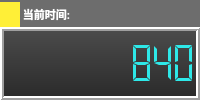
                 <widget class="QWidget" name="widget" native="true">
                  <property name="styleSheet">
                   <string notr="true">background-color:rgb(109, 109, 109)</string>
                  </property>
                  <layout class="QVBoxLayout" name="verticalLayout_3" stretch="1,3">
                   <property name="spacing">
                    <number>0</number>
                   </property>
                   <property name="leftMargin">
                    <number>0</number>
                   </property>
                   <property name="topMargin">
                    <number>2</number>
                   </property>
                   <property name="rightMargin">
                    <number>0</number>
                   </property>
                   <property name="bottomMargin">
                    <number>0</number>
                   </property>
                   <item>
                    <layout class="QHBoxLayout" name="horizontalLayout_2">
                     <property name="spacing">
                      <number>0</number>
                     </property>
                     <item>
                      <widget class="QLabel" name="label_4">
                       <property name="sizePolicy">
                        <sizepolicy hsizetype="Preferred" vsizetype="Preferred">
                         <horstretch>0</horstretch>
                         <verstretch>0</verstretch>
                        </sizepolicy>
                       </property>
                       <property name="minimumSize">
                        <size>
                         <width>20</width>
                         <height>5</height>
                        </size>
                       </property>
                       <property name="font">
                        <font>
                         <pointsize>5</pointsize>
                        </font>
                       </property>
                       <property name="styleSheet">
                        <string notr="true">background-color:rgb(255, 239, 55)</string>
                       </property>
                       <property name="text">
                        <string/>
                       </property>
                      </widget>
                     </item>
                     <item>
                      <widget class="QLabel" name="label_5">
                       <property name="font">
                        <font>
                         <family>微软雅黑</family>
                         <pointsize>8</pointsize>
                         <weight>75</weight>
                         <bold>true</bold>
                        </font>
                       </property>
                       <property name="styleSheet">
                        <string notr="true">background:transparent;
color:rgb(255, 255, 255)</string>
                       </property>
                       <property name="text">
                        <string> 当前时间:</string>
                       </property>
                      </widget>
                     </item>
                     <item>
                      <spacer name="horizontalSpacer_2">
                       <property name="orientation">
                        <enum>Qt::Horizontal</enum>
                       </property>
                       <property name="sizeHint" stdset="0">
                        <size>
                         <width>40</width>
                         <height>10</height>
                        </size>
                       </property>
                      </spacer>
                     </item>
                    </layout>
                   </item>
                   <item>
                    <widget class="QLCDNumber" name="lcdNumCurTime">
                     <property name="sizePolicy">
                      <sizepolicy hsizetype="Expanding" vsizetype="Expanding">
                       <horstretch>0</horstretch>
                       <verstretch>0</verstretch>
                      </sizepolicy>
                     </property>
                     <property name="minimumSize">
                      <size>
                       <width>0</width>
                       <height>30</height>
                      </size>
                     </property>
                     <property name="maximumSize">
                      <size>
                       <width>16777215</width>
                       <height>300</height>
                      </size>
                     </property>
                     <property name="palette">
                      <palette>
                       <active>
                        <colorrole role="WindowText">
                         <brush brushstyle="SolidPattern">
                          <color alpha="255">
                           <red>46</red>
                           <green>232</green>
                           <blue>232</blue>
                          </color>
                         </brush>
                        </colorrole>
                        <colorrole role="Button">
                         <brush brushstyle="LinearGradientPattern">
                          <gradient startx="0.000000000000000" starty="0.000000000000000" endx="0.000000000000000" endy="1.000000000000000" type="LinearGradient" spread="PadSpread" coordinatemode="ObjectBoundingMode">
                           <gradientstop position="0.000000000000000">
                            <color alpha="255">
                             <red>77</red>
                             <green>77</green>
                             <blue>77</blue>
                            </color>
                           </gradientstop>
                           <gradientstop position="1.000000000000000">
                            <color alpha="255">
                             <red>41</red>
                             <green>41</green>
                             <blue>41</blue>
                            </color>
                           </gradientstop>
                          </gradient>
                         </brush>
                        </colorrole>
                        <colorrole role="Text">
                         <brush brushstyle="SolidPattern">
                          <color alpha="255">
                           <red>46</red>
                           <green>232</green>
                           <blue>232</blue>
                          </color>
                         </brush>
                        </colorrole>
                        <colorrole role="ButtonText">
                         <brush brushstyle="SolidPattern">
                          <color alpha="255">
                           <red>46</red>
                           <green>232</green>
                           <blue>232</blue>
                          </color>
                         </brush>
                        </colorrole>
                        <colorrole role="Base">
                         <brush brushstyle="LinearGradientPattern">
                          <gradient startx="0.000000000000000" starty="0.000000000000000" endx="0.000000000000000" endy="1.000000000000000" type="LinearGradient" spread="PadSpread" coordinatemode="ObjectBoundingMode">
                           <gradientstop position="0.000000000000000">
                            <color alpha="255">
                             <red>77</red>
                             <green>77</green>
                             <blue>77</blue>
                            </color>
                           </gradientstop>
                           <gradientstop position="1.000000000000000">
                            <color alpha="255">
                             <red>41</red>
                             <green>41</green>
                             <blue>41</blue>
                            </color>
                           </gradientstop>
                          </gradient>
                         </brush>
                        </colorrole>
                        <colorrole role="Window">
                         <brush brushstyle="LinearGradientPattern">
                          <gradient startx="0.000000000000000" starty="0.000000000000000" endx="0.000000000000000" endy="1.000000000000000" type="LinearGradient" spread="PadSpread" coordinatemode="ObjectBoundingMode">
                           <gradientstop position="0.000000000000000">
                            <color alpha="255">
                             <red>77</red>
                             <green>77</green>
                             <blue>77</blue>
                            </color>
                           </gradientstop>
                           <gradientstop position="1.000000000000000">
                            <color alpha="255">
                             <red>41</red>
                             <green>41</green>
                             <blue>41</blue>
                            </color>
                           </gradientstop>
                          </gradient>
                         </brush>
                        </colorrole>
                        <colorrole role="PlaceholderText">
                         <brush brushstyle="NoBrush">
                          <color alpha="128">
                           <red>46</red>
                           <green>232</green>
                           <blue>232</blue>
                          </color>
                         </brush>
                        </colorrole>
                       </active>
                       <inactive>
                        <colorrole role="WindowText">
                         <brush brushstyle="SolidPattern">
                          <color alpha="255">
                           <red>46</red>
                           <green>232</green>
                           <blue>232</blue>
                          </color>
                         </brush>
                        </colorrole>
                        <colorrole role="Button">
                         <brush brushstyle="LinearGradientPattern">
                          <gradient startx="0.000000000000000" starty="0.000000000000000" endx="0.000000000000000" endy="1.000000000000000" type="LinearGradient" spread="PadSpread" coordinatemode="ObjectBoundingMode">
                           <gradientstop position="0.000000000000000">
                            <color alpha="255">
                             <red>77</red>
                             <green>77</green>
                             <blue>77</blue>
                            </color>
                           </gradientstop>
                           <gradientstop position="1.000000000000000">
                            <color alpha="255">
                             <red>41</red>
                             <green>41</green>
                             <blue>41</blue>
                            </color>
                           </gradientstop>
                          </gradient>
                         </brush>
                        </colorrole>
                        <colorrole role="Text">
                         <brush brushstyle="SolidPattern">
                          <color alpha="255">
                           <red>46</red>
                           <green>232</green>
                           <blue>232</blue>
                          </color>
                         </brush>
                        </colorrole>
                        <colorrole role="ButtonText">
                         <brush brushstyle="SolidPattern">
                          <color alpha="255">
                           <red>46</red>
                           <green>232</green>
                           <blue>232</blue>
                          </color>
                         </brush>
                        </colorrole>
                        <colorrole role="Base">
                         <brush brushstyle="LinearGradientPattern">
                          <gradient startx="0.000000000000000" starty="0.000000000000000" endx="0.000000000000000" endy="1.000000000000000" type="LinearGradient" spread="PadSpread" coordinatemode="ObjectBoundingMode">
                           <gradientstop position="0.000000000000000">
                            <color alpha="255">
                             <red>77</red>
                             <green>77</green>
                             <blue>77</blue>
                            </color>
                           </gradientstop>
                           <gradientstop position="1.000000000000000">
                            <color alpha="255">
                             <red>41</red>
                             <green>41</green>
                             <blue>41</blue>
                            </color>
                           </gradientstop>
                          </gradient>
                         </brush>
                        </colorrole>
                        <colorrole role="Window">
                         <brush brushstyle="LinearGradientPattern">
                          <gradient startx="0.000000000000000" starty="0.000000000000000" endx="0.000000000000000" endy="1.000000000000000" type="LinearGradient" spread="PadSpread" coordinatemode="ObjectBoundingMode">
                           <gradientstop position="0.000000000000000">
                            <color alpha="255">
                             <red>77</red>
                             <green>77</green>
                             <blue>77</blue>
                            </color>
                           </gradientstop>
                           <gradientstop position="1.000000000000000">
                            <color alpha="255">
                             <red>41</red>
                             <green>41</green>
                             <blue>41</blue>
                            </color>
                           </gradientstop>
                          </gradient>
                         </brush>
                        </colorrole>
                        <colorrole role="PlaceholderText">
                         <brush brushstyle="NoBrush">
                          <color alpha="128">
                           <red>46</red>
                           <green>232</green>
                           <blue>232</blue>
                          </color>
                         </brush>
                        </colorrole>
                       </inactive>
                       <disabled>
                        <colorrole role="WindowText">
                         <brush brushstyle="SolidPattern">
                          <color alpha="255">
                           <red>46</red>
                           <green>232</green>
                           <blue>232</blue>
                          </color>
                         </brush>
                        </colorrole>
                        <colorrole role="Button">
                         <brush brushstyle="LinearGradientPattern">
                          <gradient startx="0.000000000000000" starty="0.000000000000000" endx="0.000000000000000" endy="1.000000000000000" type="LinearGradient" spread="PadSpread" coordinatemode="ObjectBoundingMode">
                           <gradientstop position="0.000000000000000">
                            <color alpha="255">
                             <red>77</red>
                             <green>77</green>
                             <blue>77</blue>
                            </color>
                           </gradientstop>
                           <gradientstop position="1.000000000000000">
                            <color alpha="255">
                             <red>41</red>
                             <green>41</green>
                             <blue>41</blue>
                            </color>
                           </gradientstop>
                          </gradient>
                         </brush>
                        </colorrole>
                        <colorrole role="Text">
                         <brush brushstyle="SolidPattern">
                          <color alpha="255">
                           <red>46</red>
                           <green>232</green>
                           <blue>232</blue>
                          </color>
                         </brush>
                        </colorrole>
                        <colorrole role="ButtonText">
                         <brush brushstyle="SolidPattern">
                          <color alpha="255">
                           <red>46</red>
                           <green>232</green>
                           <blue>232</blue>
                          </color>
                         </brush>
                        </colorrole>
                        <colorrole role="Base">
                         <brush brushstyle="LinearGradientPattern">
                          <gradient startx="0.000000000000000" starty="0.000000000000000" endx="0.000000000000000" endy="1.000000000000000" type="LinearGradient" spread="PadSpread" coordinatemode="ObjectBoundingMode">
                           <gradientstop position="0.000000000000000">
                            <color alpha="255">
                             <red>77</red>
                             <green>77</green>
                             <blue>77</blue>
                            </color>
                           </gradientstop>
                           <gradientstop position="1.000000000000000">
                            <color alpha="255">
                             <red>41</red>
                             <green>41</green>
                             <blue>41</blue>
                            </color>
                           </gradientstop>
                          </gradient>
                         </brush>
                        </colorrole>
                        <colorrole role="Window">
                         <brush brushstyle="LinearGradientPattern">
                          <gradient startx="0.000000000000000" starty="0.000000000000000" endx="0.000000000000000" endy="1.000000000000000" type="LinearGradient" spread="PadSpread" coordinatemode="ObjectBoundingMode">
                           <gradientstop position="0.000000000000000">
                            <color alpha="255">
                             <red>77</red>
                             <green>77</green>
                             <blue>77</blue>
                            </color>
                           </gradientstop>
                           <gradientstop position="1.000000000000000">
                            <color alpha="255">
                             <red>41</red>
                             <green>41</green>
                             <blue>41</blue>
                            </color>
                           </gradientstop>
                          </gradient>
                         </brush>
                        </colorrole>
                        <colorrole role="PlaceholderText">
                         <brush brushstyle="NoBrush">
                          <color alpha="128">
                           <red>46</red>
                           <green>232</green>
                           <blue>232</blue>
                          </color>
                         </brush>
                        </colorrole>
                       </disabled>
                      </palette>
                     </property>
                     <property name="font">
                      <font>
                       <family>Agency FB</family>
                       <pointsize>18</pointsize>
                      </font>
                     </property>
                     <property name="styleSheet">
                      <string notr="true">background: qlineargradient(spread:pad, x1:0, y1:0, x2:0, y2:1, stop:0#4D4D4D, stop:1 #292929);
color:rgb(46, 232, 232)</string>
                     </property>
                     <property name="lineWidth">
                      <number>2</number>
                     </property>
                     <property name="smallDecimalPoint">
                      <bool>false</bool>
                     </property>
                     <property name="digitCount">
                      <number>9</number>
                     </property>
                     <property name="segmentStyle">
                      <enum>QLCDNumber::Flat</enum>
                     </property>
                     <property name="value" stdset="0">
                      <double>840.000000000000000</double>
                     </property>
                     <property name="intValue" stdset="0">
                      <number>840</number>
                     </property>
                    </widget>
                   </item>
                  </layout>
                 </widget>
